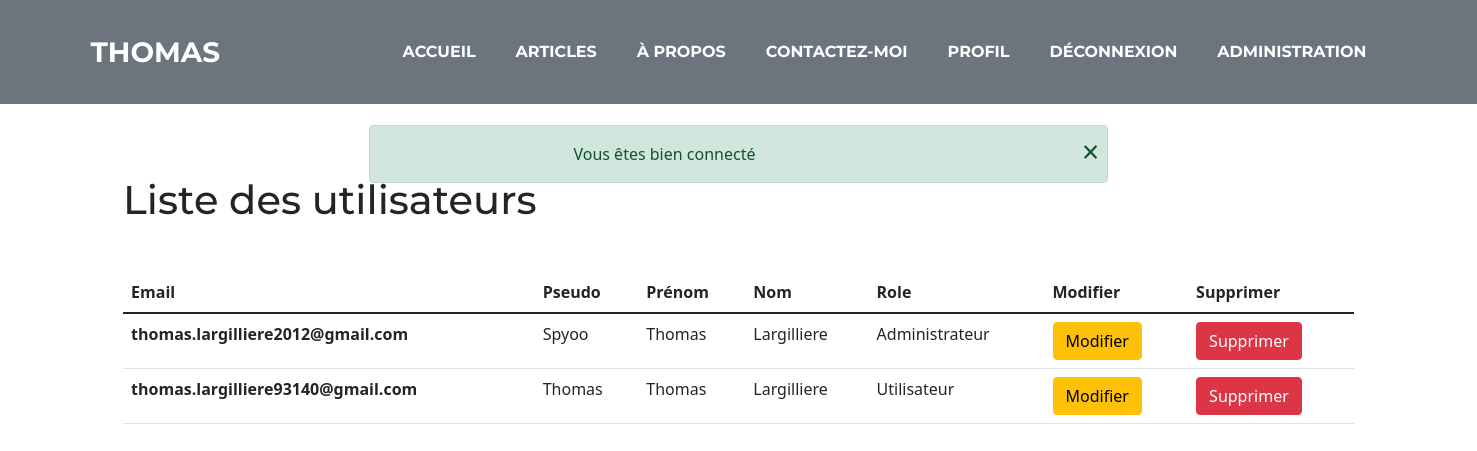
The page /index.php?action=administration&task=user (signed in) on the database its author committed.
### tables this page shows
CREATE TABLE `user` (
  `id` int(5) NOT NULL,
  `email` varchar(255) NOT NULL,
  `pseudo` varchar(255) NOT NULL,
  `password` varchar(255) NOT NULL,
  `first_name` varchar(255) NOT NULL,
  `name` varchar(255) NOT NULL,
  `image` varchar(255) DEFAULT NULL,
  `id_role` int(5) NOT NULL DEFAULT 1
);

CREATE TABLE `role` (
  `id` int(5) NOT NULL,
  `label` varchar(255) NOT NULL,
  `is_admin` tinyint(1) NOT NULL
);

### libraries/Renderer.php (called while the page is built, shortened)
<?php
class Renderer
{
    public static function render(string $path, array $variables = [])
    {
        extract($variables);
        require('views/' . $path . '.php');
        require('views/template.php');
    }
}

### libraries/controllers/Administration.php (called while the page is built, shortened)
<?php
class Administration
{
    public function user()
    {
        $modelUser = new \Models\User();
        $users = $modelUser->findAll();
        \Renderer::render('adminUser', compact('pageTitle', 'users', 'roles'));
    }
}

### libraries/Application.php (called while the page is built, shortened)
<?php
class Application
{
    public static function process()
    {
        $task = "index";
        if (!empty($_GET['task'])){
            $task = $_GET['task'];
        }
        $controller = new $controllerName();
        $controller->$task();
    }
}

### index.php (called while the page is built, shortened)
<?php
require_once('libraries/autoload.php');
\Application::process();

### libraries/autoload.php (called while the page is built, shortened)
<?php
spl_autoload_register(function($className){
    $className = str_replace("\\", "/", $className);
});

### libraries/Database.php (called while the page is built)
<?php
class Database
{
    private static $instance = null;
    public static function getPdo(): PDO
    {
        if (self::$instance === null)
        {
            self::$instance = new PDO('mysql:host=localhost;dbname=blog;charset=utf8', 'root', '', [
                PDO::ATTR_ERRMODE => PDO::ERRMODE_EXCEPTION,
                PDO::ATTR_DEFAULT_FETCH_MODE => PDO::FETCH_ASSOC
            ]);
        }
        return self::$instance;
    }
}

### libraries/models/Model.php (called while the page is built, shortened)
<?php
abstract class Model
{
    public function __construct()
    {
        $this->pdo = \Database::getPdo();
    }
}

### libraries/models/User.php (called while the page is built, shortened)
<?php
class User extends Model
{
    public function isAdmin()
    {
        $id = $_SESSION['user'];
        $query = $this->pdo->prepare("SELECT is_admin FROM role r, user u WHERE u.id_role = r.id and u.id = :id");
        $query->execute(compact('id'));
        $is_admin = $query->fetch();
        $is_admin = $is_admin['is_admin'];
        return $is_admin;
    }
    public function findAll(?string $order = ""): array
    {
        $resultats = $this->pdo->query("SELECT *, u.id as id_user FROM user u, role r WHERE u.id_role = r.id");
        $articles = $resultats->fetchAll();
        return $articles;
    }
}

### views/adminUser.php (the view, shortened to what this page needs)
<div class="col-10 offset-1 content-height">
    <h1 class="mt-5 mb-5">Liste des utilisateurs</h1>
    <table class="table">
        <thead>
            <tr>
                <th scope="col">Email</th>
                <th scope="col">Pseudo</th>
                <th scope="col">Prénom</th>
                <th scope="col">Nom</th>
                <th scope="col">Role</th>
                <th scope="col">Modifier</th>
                <th scope="col">Supprimer</th>
            </tr>
        </thead>
        <tbody>
            <?php foreach($users as $user){ ?>
            <tr>
                <th scope="row"><?= $user['email']; ?></th>
                <td><?= $user['pseudo']; ?></td>
                <td><?= $user['first_name']; ?></td>
                <td><?= $user['name']; ?></td>
                <td><?= $user['label']; ?></td>
                <td><a class="btn btn-warning" href="index.php?action=administration&task=updateUser&id=<?=$user['id_user'];?>">Modifier</a></td>
                <td><a class="btn btn-danger" href="index.php?action=user&task=delete&id=<?=$user['id_user'];?>" onclick="return confirm(`Êtes-vous sûr de vouloir supprimer cet utilisateur ?`)">Supprimer</a></td>
            </tr>
            <?php } ?>
        </tbody>
    </table>
</div>
<?php $content = ob_get_clean(); ?>
<?php require('template.php'); ?>

### views/template.php (shortened to what this page needs)
<!DOCTYPE html>
<html>
    <head>
        <link href="public/css/normalize.css" rel="stylesheet" />
        <link href="public/css/style.css" rel="stylesheet" />
        <link href="public/theme_freelancer/css/styles.css" rel="stylesheet" />
        <link href="https://cdn.jsdelivr.net/npm/bootstrap@5.1.3/dist/css/bootstrap.min.css" rel="stylesheet">
    </head>
    <body id="page-top">
        <?php require('views/navbar.php'); ?>
        <?php require('views/alert.php'); ?>
        <?php echo $content ?>
    </body>
</html>

### views/navbar.php (shortened to what this page needs)
<?php
$is_admin = 0;
if (isset($_SESSION['user'])){
    $userModel = new \Models\User();
    $is_admin = $userModel->isAdmin();
}
?>
<nav class="navbar navbar-expand-lg bg-secondary text-uppercase fixed-top" id="mainNav">
    <div class="container">
        <a class="navbar-brand" href="#page-top">Thomas</a>
        <div class="collapse navbar-collapse" id="navbarResponsive">
            <ul class="navbar-nav ms-auto">
                <li class="nav-item mx-0 mx-lg-1"><a class="nav-link py-3 px-0 px-lg-3 rounded" href="index.php?#header">Accueil</a></li>
                <li class="nav-item mx-0 mx-lg-1"><a class="nav-link py-3 px-0 px-lg-3 rounded" href="index.php?#article">Articles</a></li>
                <li class="nav-item mx-0 mx-lg-1"><a class="nav-link py-3 px-0 px-lg-3 rounded" href="index.php?#about">à propos</a></li>
                <li class="nav-item mx-0 mx-lg-1"><a class="nav-link py-3 px-0 px-lg-3 rounded" href="index.php?#contact">contactez-moi</a></li>
                <?php if (!isset($_SESSION['user'])){ ?>
                <li class="nav-item mx-0 mx-lg-1">
                    <a class="nav-link py-3 px-0 px-lg-3 rounded" data-bs-toggle="modal" data-bs-target="#modalConnexion">connexion</a>
                </li>
                <?php } else {  ?>
                    <li class="nav-item mx-0 mx-lg-1"><a class="nav-link py-3 px-0 px-lg-3 rounded" data-bs-toggle="modal" data-bs-target="#modalProfil">profil</a></li>
                    <li class="nav-item mx-0 mx-lg-1"><a class="nav-link py-3 px-0 px-lg-3 rounded" href="index.php?action=user&task=deconnexion" onclick="return confirm(`Êtes-vous sûr de vouloir vous déconnecter ?`)">déconnexion</a></li>
                <?php } ?>
                <?php if ($is_admin == 1){ ?>
                    <li class="nav-item mx-0 mx-lg-1"><a class="nav-link py-3 px-0 px-lg-3 rounded" href="index.php?action=administration">administration</a></li>
                <?php } ?>
            </ul>
        </div>
    </div>
</nav>

### views/alert.php
<?php
if (isset($_SESSION['message'])){
    $type = $_SESSION['message']['type'];
    $msgContent = $_SESSION['message']['msgContent'];
    echo"
    <div class='alert alert-$type alert-dismissible col-xl-6 offset-xl-3 col-10 offset-1' role='alert'>
        <div class='row'>
            <div class='col-10 text-center'>
                $msgContent
            </div>
            <span type='button' class='close' data-bs-dismiss='alert' aria-label='Close'>
                <span aria-hidden='true'>&times;</span>
            </span>
        </div>
    </div>";
}

### public/css/style.css (style rules this page uses)
.content-height { padding-top: 8rem; }
.alert { position: absolute !important; top: 125px !important; z-index: 99999 !important; }
.alert > div > span { position: absolute; top: 5%; left: 95%; font-size: 30px; }

### rows shown on the page
user: email "thomas.largilliere2012@gmail.com", pseudo "Spyoo", first_name "Thomas", name "Largilliere", id_role.label "Administrateur"
user: email "thomas.largilliere93140@gmail.com", pseudo "Thomas", first_name "Thomas", name "Largilliere", id_role.label "Utilisateur"

### other values the page prints
$msgContent "Vous êtes bien connecté"
